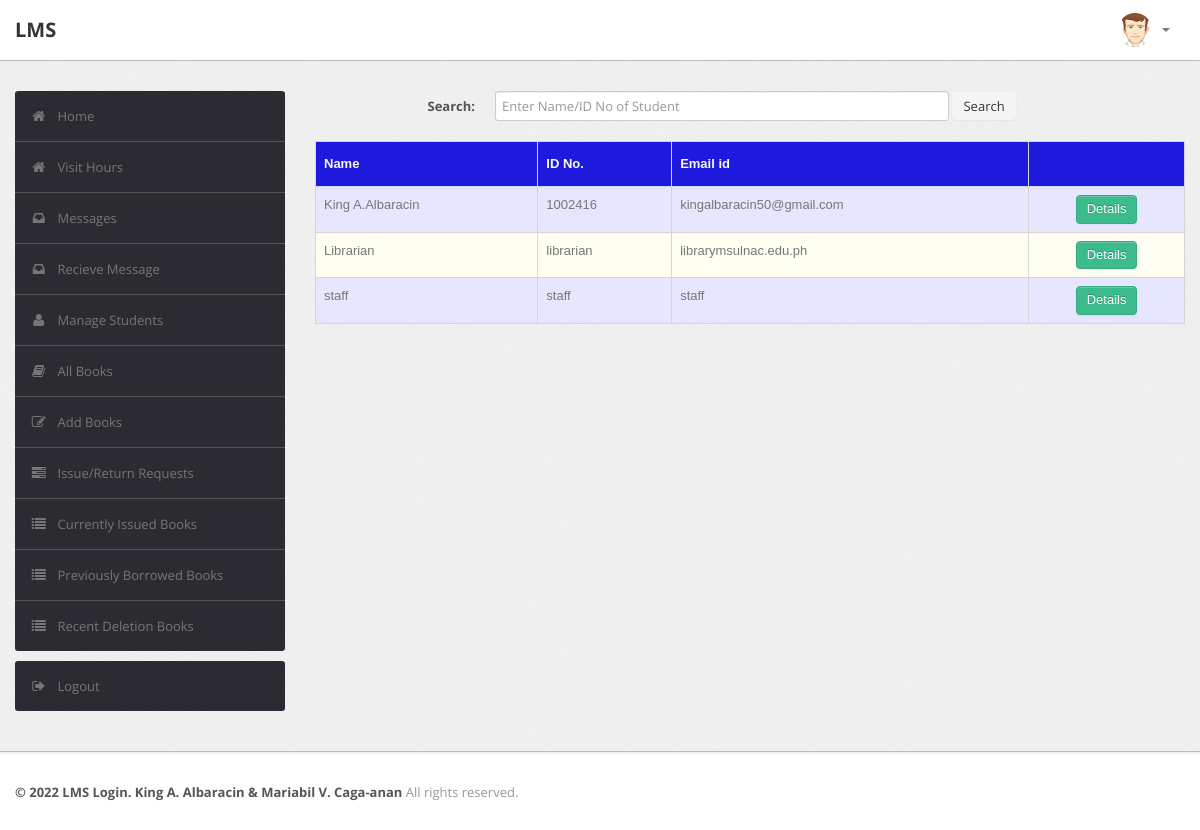
The app's page /admin/student.php (signed in), older data.
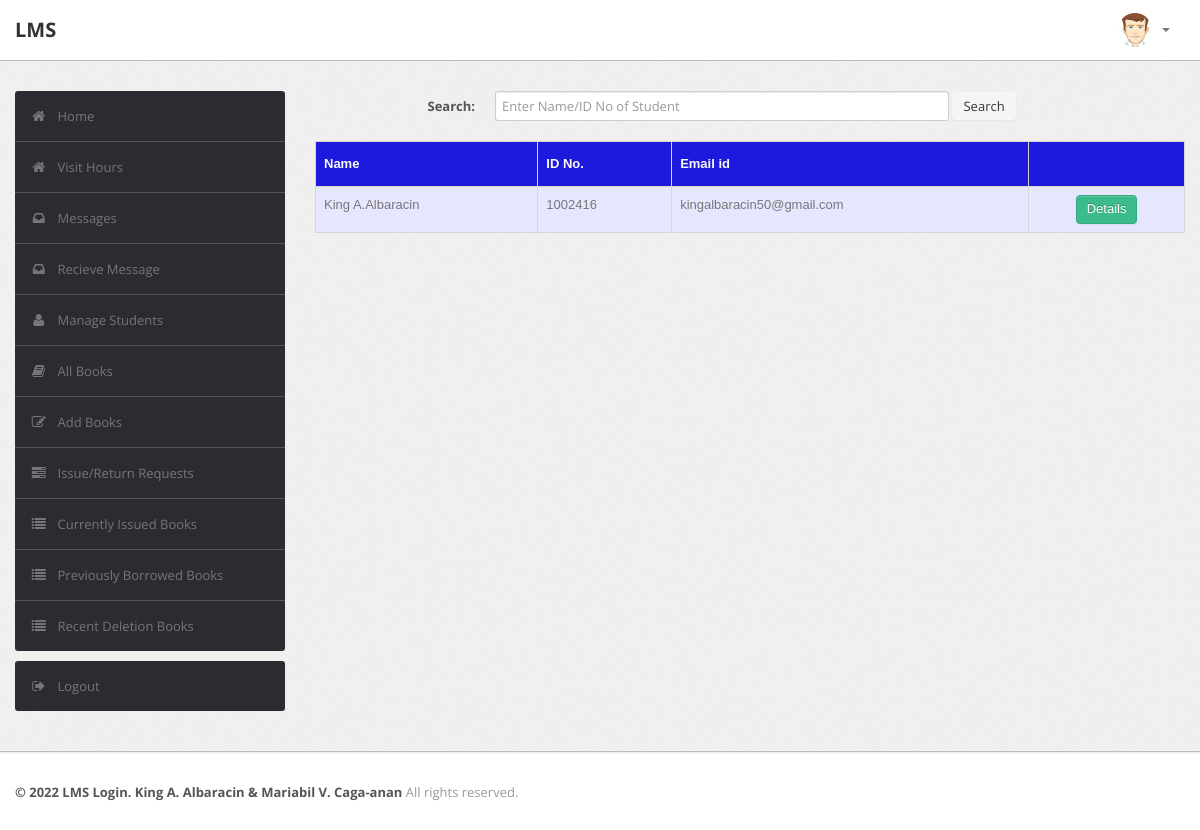
The same page, newer data.
### tables this page shows
CREATE TABLE `user` (
  `RollNo` varchar(50) NOT NULL,
  `Name` varchar(50) DEFAULT NULL,
  `Type` varchar(50) DEFAULT NULL,
  `Category` varchar(50) DEFAULT NULL,
  `Department` varchar(255) NOT NULL,
  `EmailId` varchar(50) DEFAULT NULL,
  `MobNo` bigint(11) DEFAULT NULL,
  `Password` varchar(50) DEFAULT NULL,
  `Status` varchar(50) DEFAULT NULL,
  `VerificationCode` varchar(255) NOT NULL
);

### admin/student.php (the view, shortened to what this page needs)
<?php
require('dbconn.php');
?>
<?php
if ($_SESSION['RollNo']== 'admin' ) {
    ?>
<!DOCTYPE html>
<html lang="en">
    <head>
        <link type="text/css" href="bootstrap/css/bootstrap.min.css" rel="stylesheet">
        <link type="text/css" href="bootstrap/css/bootstrap-responsive.min.css" rel="stylesheet">
        <link type="text/css" href="css/theme.css" rel="stylesheet">
        <link type="text/css" href="images/icons/css/font-awesome.css" rel="stylesheet">
    </head>
    <body>
        <div class="navbar navbar-fixed-top">
            <div class="navbar-inner">
                <div class="container">
                        <a class="brand" href="index.php">LMS </a>
                    <div class="nav-collapse collapse navbar-inverse-collapse">
                        <ul class="nav pull-right">
                            <li class="nav-user dropdown"><a href="#" class="dropdown-toggle" data-toggle="dropdown">
                                <img src="images/user.png" class="nav-avatar" />
                                <b class="caret"></b></a>
                            </li>
                        </ul>
                    </div>
                </div>
            </div>
        </div>
        <div class="wrapper">
            <div class="container">
                <div class="row">
                    <div class="span3">
                        <div class="sidebar">
                          <ul class="widget widget-menu unstyled">
                                <li class="active"><a href="index.php"><i class="menu-icon icon-home"></i>Home
                                </a></li>
                                <li class="active"><a href="../qr/index.php"><i class="menu-icon icon-home"></i>Visit Hours
                                </a></li>
                                 <li><a href="message.php"><i class="menu-icon icon-inbox"></i>Messages</a>
                                </li>
                                <li><a href="recieve.php"><i class="menu-icon icon-inbox"></i>Recieve Message</a>
                                </li>
                                <li><a href="student.php"><i class="menu-icon icon-user"></i>Manage Students </a>
                                </li>
                                <li><a href="book.php"><i class="menu-icon icon-book"></i>All Books </a></li>
                                <li><a href="addbook.php"><i class="menu-icon icon-edit"></i>Add Books </a></li>
                                <li><a href="requests.php"><i class="menu-icon icon-tasks"></i>Issue/Return Requests </a></li>
                                <li><a href="current.php"><i class="menu-icon icon-list"></i>Currently Issued Books </a></li>
                                 <li><a href="pre.php"><i class="menu-icon icon-list"></i>Previously Borrowed Books </a></li>
                                <li><a href="history.php"><i class="menu-icon icon-list"></i>Recent Deletion Books </a></li>
                            </ul>
                            <ul class="widget widget-menu unstyled">
                                <li><a href="logout.php"><i class="menu-icon icon-signout"></i>Logout </a></li>
                            </ul>
                        </div>
                    </div>
                    <div class="span9">
                        <form class="form-horizontal row-fluid" action="student.php" method="post">
                                        <div class="control-group">
                                            <label class="control-label" for="Search"><b>Search:</b></label>
                                            <div class="controls">
                                                <input type="text" id="title" name="title" placeholder="Enter Name/ID No of Student" class="span8" required>
                                                <button type="submit" name="submit"class="btn">Search</button>
                                            </div>
                                        </div>
                                    </form>
                                    <br>
                                    <?php
                                    if(isset($_POST['submit']))
                                        {$s=$_POST['title'];
                                            $sql="select * from LMS.user where (RollNo='$s' or Name like '%$s%') and Type<>'ADMIN'";
                                        }
                                    else
                                        $sql="select * from LMS.user where Type<>'ADMIN'";
                                    $result=$conn->query($sql);
                                    $rowcount=mysqli_num_rows($result);
                                    if(!($rowcount))
                                        echo "<br><center><h2><b><i>No Results</i></b></h2></center>";
                                    else
                                    {
                                    ?>
                        <table class="table" id = "tables">
                                  <thead>
                                    <tr>
                                      <th>Name</th>
                                      <th>ID No.</th>
                                      <th>Email id</th>
                                      <th></th>
                                    </tr>
                                  </thead>
                                  <tbody>
                    <?php
                            while($row=$result->fetch_assoc())
                            {
                                $email=$row['EmailId'];
                                $name=$row['Name'];
                                $rollno=$row['RollNo'];
                            ?>
                                    <tr>
                                      <td><?php echo $name ?></td>
                                      <td><?php echo $rollno ?></td>
                                      <td><?php echo $email ?></td>
                                        <td>
                                        <center>
                                            <a href="studentdetails.php?id=<?php echo $rollno; ?>" class="btn btn-success">Details</a>
                                      </center>
                                        </td>
                                    </tr>
                            <?php }} ?>
                                  </tbody>
                                </table>
                            </div>
                </div>
            </div>
        </div>
<div class="footer">
            <div class="container">
                <b class="copyright">&copy; 2022 LMS Login. King A. Albaracin & Mariabil V. Caga-anan </b>All rights reserved.
            </div>
        </div>
    </body>
</html>
<?php }
else {
    echo "<script type='text/javascript'>alert('Access Denied!!!')</script>";
} ?>

### admin/css/theme.css (style rules this page uses)
#tables { font-family: "Trebuchet MS", Arial, Helvetica, sans-serif; border-collapse: collapse; width: 100%; }
#tables td, #tables th { border: 1px solid #ddd; padding: 8px; }
#tables tr:nth-child(odd) { background-color: #e6e6ff; }
#tables th { padding-top: 12px; padding-bottom: 12px; text-align: left; background-color: #1d1add; color: rgb(249, 250, 247); }
body { font-size: 13px; font-family: 'Open Sans', Arial, sans-serif; background: #fff; color: #777 }
strong, b { color: #555 }
.wrapper { background: url(../images/bg.png) #eee; border-bottom: 1px solid #bbb; -webkit-box-shadow: 0 1px 2px rgba(0,0,0,0.1); -moz-box-shadow: 0 1px 2px rgba(0,0,0,0.1); box-shadow: 0 1px 2px rgba(0,0,0,0.1); padding: 30px 0 }
.footer { color: #999; padding: 30px 0 60px }
form { margin: 0 }
select, textarea, input[type="text"], input[type="password"], input[type="datetime"], input[type="datetime-local"], input[type="date"], input[type="month"], input[type="time"], input[type="week"], input[type="number"], input[type="email"], input[type="url"], input[type="search"], input[type="tel"], input[type="color"], .uneditable-input, label, input, button, select, textarea { -webkit-border-radius: 3px; -moz-border-radius: 3px; border-radius: 3px; font-size: 13px; font-family: 'Open Sans', Tahoma, Arial, sans-serif }
body [class^="icon-"], body [class*=" icon-"] { font-size: 14px; line-height: 20px; height: 20px }
.form-horizontal .control-group, .form-vertical .control-group { margin-bottom: 0 }
.navbar { position: static!important; margin: 0!important }
.navbar .navbar-inner { background: #fff; border-bottom: 1px solid #bbb; -webkit-box-shadow: 0 1px 2px rgba(0,0,0,0.15); -moz-box-shadow: 0 1px 2px rgba(0,0,0,0.15); box-shadow: 0 1px 2px rgba(0,0,0,0.15) }
.navbar .brand { color: #333; font-weight: bold; font-size: 20px; margin-right: 20px; padding: 20px }
.navbar .nav>li>a { padding: 20px 15px; font-weight: bold; color: #777 }
.nav-user>a { height: 20px }
.nav-avatar { width: 34px; height: 34px; margin: -7px 5px 0 0; -webkit-border-radius: 50%; -moz-border-radius: 50%; border-radius: 50% }
.btn, .btn-box { -webkit-border-radius: 3px; -moz-border-radius: 3px; border-radius: 3px }
.btn { font-size: 13px; font-weight: 600 }
.btn { display: inline-block; margin-bottom: 0; font-weight: 400; text-align: center; vertical-align: middle; cursor: pointer; background-image: none; border: 1px solid transparent; white-space: nowrap; padding: 4px 10px; font-size: 13px; line-height: 1.42857; border-radius: 4px; -webkit-user-select: none; -moz-user-select: none; -ms-user-select: none; user-select: none }
.btn-success { color: #fff; background-color: #3cbc8d; border-color: #36a97f }
.table { margin-bottom: 0 }
.table th, .table td { border-color: #d5d5d5!important }
.widget-menu { background: #fff; -webkit-border-radius: 3px; -moz-border-radius: 3px; border-radius: 3px; overflow: hidden }
.widget-menu a { color: #555; display: block; line-height: 20px; padding: 15px; text-decoration: none!important }
.widget-menu .menu-icon { margin-right: 10px; color: #767676; -webkit-transition: all .2s ease-in-out; -moz-transition: all .2s ease-in-out; transition: all .2s ease-in-out; }
.widget-menu>li+li { border-top: 1px solid #555 }
.widget-menu>li>a { background-color: #2d2b32; color: #767676; -webkit-transition: all .2s ease-in-out; -moz-transition: all .2s ease-in-out; transition: all .2s ease-in-out; }
#tables tr:nth-child(even) { background-color: #fffff2; }

Row changes from the older to the newer data that the page shows:
removed user: Name "Librarian", RollNo "librarian", EmailId "librarymsulnac.edu.ph"
removed user: Name "staff", RollNo "staff", EmailId "staff"
